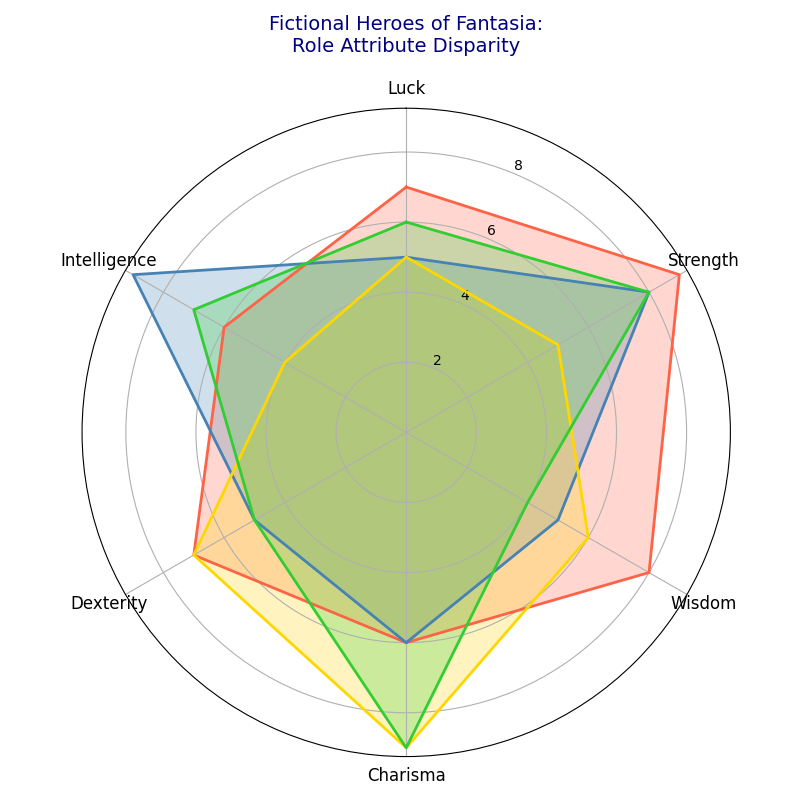

Generate this figure with Python:
import matplotlib.pyplot as plt
import numpy as np

categories = ['Luck', 'Strength', 'Wisdom', 'Charisma', 'Dexterity', 'Intelligence']
num_categories = len(categories)

elara_attributes = [6, 8, 4, 9, 5, 7]
thorin_attributes = [5, 5, 6, 9, 7, 4]
lyria_attributes = [7, 9, 8, 6, 7, 6]
drogon_attributes = [5, 8, 5, 6, 5, 9]

data = [lyria_attributes, drogon_attributes, thorin_attributes, elara_attributes]
data_with_closure = [d + [d[0]] for d in data]

angles = np.linspace(0, 2 * np.pi, num_categories, endpoint=False).tolist()
angles += angles[:1]

fig, ax = plt.subplots(figsize=(8, 8), subplot_kw=dict(polar=True))
ax.set_theta_offset(np.pi / 2)
ax.set_theta_direction(-1)

colors = ['#FF6347', '#4682B4', '#FFD700', '#32CD32']
for i, attribute_values in enumerate(data_with_closure):
    ax.fill(angles, attribute_values, color=colors[i], alpha=0.25)
    ax.plot(angles, attribute_values, color=colors[i], linewidth=2)

plt.xticks(angles[:-1], categories, color='black', size=12)
plt.title('Fictional Heroes of Fantasia:\nRole Attribute Disparity', size=14, color='navy', pad=20)

plt.tight_layout()
plt.show()
